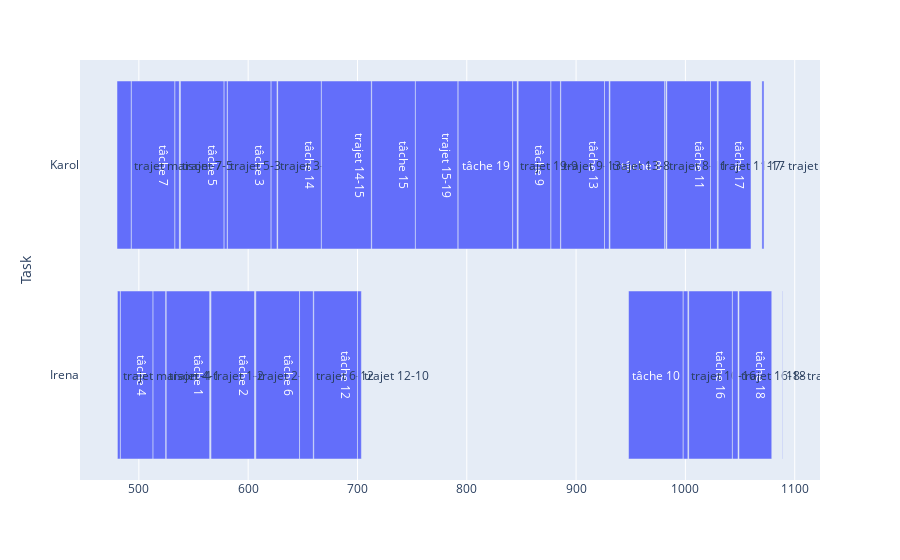

The notebook cell saved with this chart:
### Code cell
import plotly.express as px
import pandas as pd

# plotting the working tasks
liste=[]
for i in range(number_of_ressources):
    for j in range(number_of_tasks):
        if round(x[(j,i)].x):
            start=int(s[j].x)
            end=(int(s[j].x)+tasks[L_tasks[j]].duration)
            liste.append(dict(Task=L_ressources[i], Start=start, Finish=end, Resource="executing task",J="tâche "+str(j+1)))

# plotting the transports
for a in range(number_of_tasks):
    for b in range(number_of_tasks):
        for j in range(number_of_ressources):
            if round(y[(j,a,b)].x):
                start=(int(s[a].x)+tasks[L_tasks[a]].duration)
                end=(start+distances[a][b]/v)
                liste.append(dict(Task=L_ressources[j], Start=start, Finish=end, Resource="moving",J="trajet "+str(a+1)+"-"+str(b+1)))

# plotting the first transport
for a in range(number_of_tasks):
    for j in range(number_of_ressources):
        if round(d[(j,a)].x):
            start=(s[a].x-distances_m[j][a]/v)
            end=s[a].x
            liste.append(dict(Task=L_ressources[j], Start=start, Finish=end, Resource="depart",J="trajet maison -"+str(a+1)))

# plotting the last transport
for a in range(number_of_tasks):
    for j in range(number_of_ressources):
        if round(f[(j,a)].x):
            start=(s[a].x + tasks[L_tasks[i]].duration)
            end=(start+ distances_m[j][a]/v)
            liste.append(dict(Task=L_ressources[j], Start=start, Finish=end, Resource="depart",J=str(a+1)+"- trajet maison"))

df = pd.DataFrame(liste)
df['delta'] = df['Finish'] - df['Start']

fig = px.timeline(df, x_start="Start", x_end="Finish", y="Task",text="J")

fig.layout.xaxis.type = 'linear'
fig.data[0].x = df.delta.tolist()
fig.show()

### Figure 1 — Plotly figure (JSON) as saved in the notebook; plotly's stock layout.template omitted (floating-point values rounded to 4 significant figures)
{"data": [{"alignmentgroup": "True", "base": [525, 566, 483, 607, 948, 660, 1003, 1049, 581, 538, 493, 931, 847, 983, 886, 627, 713, 1030, 792, 565, 606, 621, 513, 578, 647, 533, 981, 877, 998, 1023, 700, 926, 667, 753, 1043, 842, 480.4, 480.0, 1070, 1089], "hovertemplate": "Start=%{base}<br>Finish=%{x}<br>Task=%{y}<br>J=%{text}<extra></extra>", "legendgroup": "", "marker": {"color": "#636efa"}, "name": "", "offsetgroup": "", "orientation": "h", "showlegend": false, "text": ["tâche 1", "tâche 2", "tâche 4", "tâche 6", "tâche 10", "tâche 12", "tâche 16", "tâche 18", "tâche 3", "tâche 5", "tâche 7", "tâche 8", "tâche 9", "tâche 11", "tâche 13", "tâche 14", "tâche 15", "tâche 17", "tâche 19", "trajet 1-2", "trajet 2-6", "trajet 3-14", "trajet 4-1", "trajet 5-3", "trajet 6-12", "trajet 7-5", "trajet 8-11", "trajet 9-13", "trajet 10-16", "trajet 11-17", "trajet 12-10", "trajet 13-8", "trajet 14-15", "trajet 15-19", "trajet 16-18", "trajet 19-9", "trajet maison -4", "trajet maison -7", "17- trajet maison", "18- trajet maison"], "textposition": "auto", "type": "bar", "x": [40, 40, 30, 40, 50, 40, 40, 30, 40, 40, 40, 50, 30, 40, 40, 40, 40, 30, 50, 0.2703, 0.4093, 5.374, 11.51, 2.815, 12.6, 4.059, 1.184, 8.682, 4.277, 6.204, 3.568, 4.3, 45.68, 38.82, 5.166, 4.132, 2.611, 12.99, 1.886, 0.2859], "xaxis": "x", "y": ["Irena", "Irena", "Irena", "Irena", "Irena", "Irena", "Irena", "Irena", "Karol", "Karol", "Karol", "Karol", "Karol", "Karol", "Karol", "Karol", "Karol", "Karol", "Karol", "Irena", "Irena", "Karol", "Irena", "Karol", "Irena", "Karol", "Karol", "Karol", "Irena", "Karol", "Irena", "Karol", "Karol", "Karol", "Irena", "Karol", "Irena", "Karol", "Karol", "Irena"], "yaxis": "y"}], "layout": {"barmode": "overlay", "legend": {"tracegroupgap": 0}, "margin": {"t": 60}, "xaxis": {"anchor": "y", "domain": [0, 1], "type": "linear"}, "yaxis": {"anchor": "x", "domain": [0, 1], "title": {"text": "Task"}}}}
